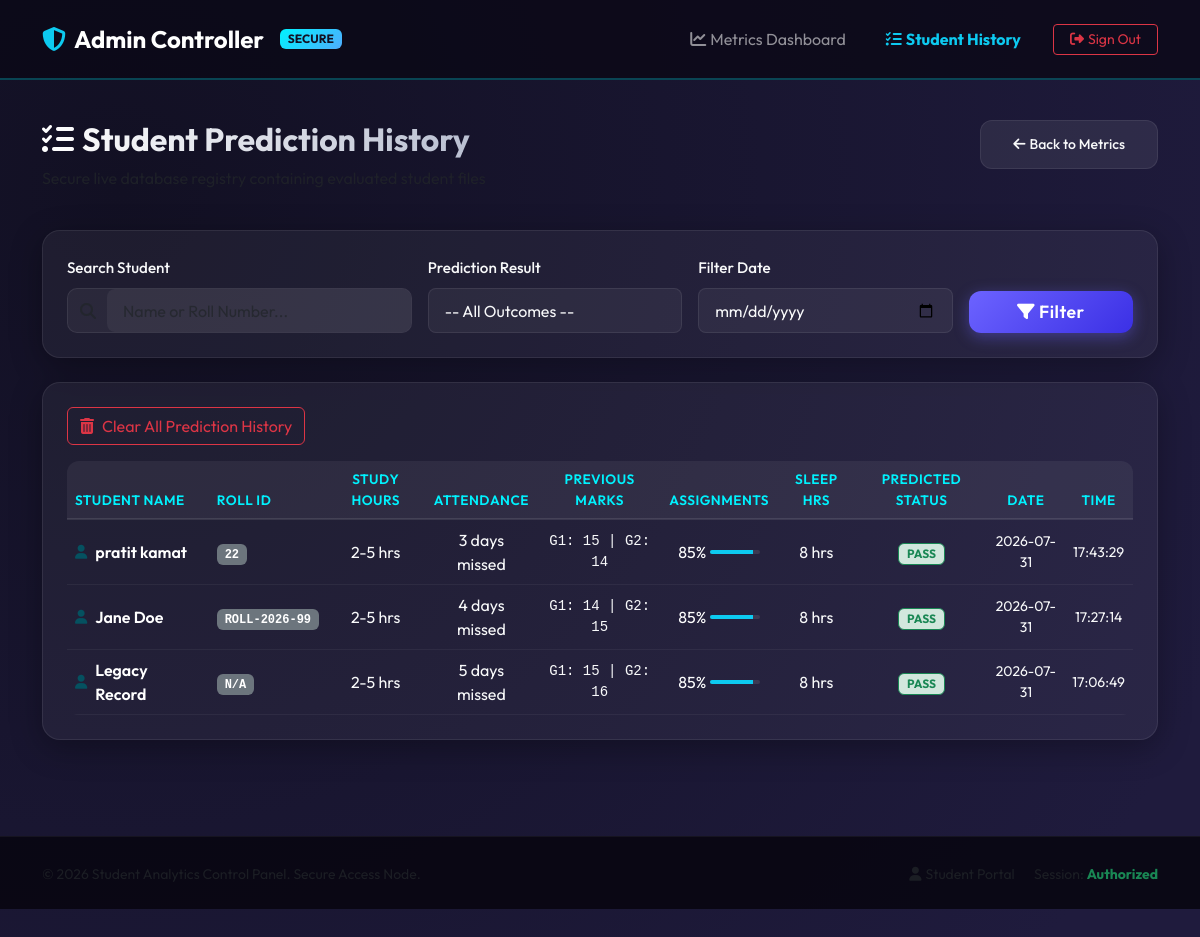
/admin/history (signed in), run on an earlier commit of the app's database.
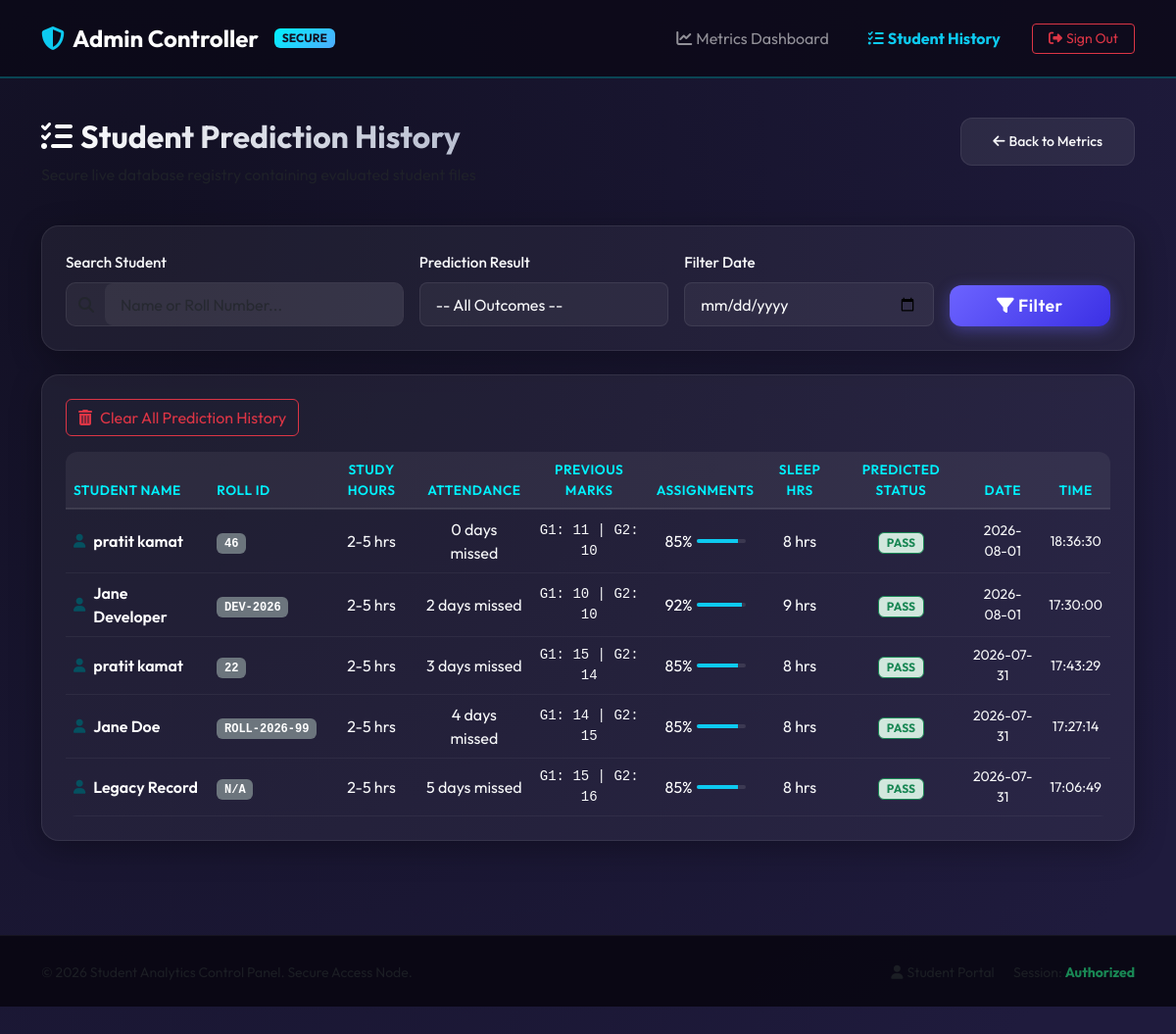
And on a later commit of the database.
### tables this page shows
CREATE TABLE students (
            id INTEGER PRIMARY KEY AUTOINCREMENT,
            sex INTEGER,
            age INTEGER,
            address INTEGER,
            Medu INTEGER,
            Fedu INTEGER,
            studytime INTEGER,
            failures INTEGER,
            schoolsup INTEGER,
            famsup INTEGER,
            romantic INTEGER,
            goout INTEGER,
            health INTEGER,
            absences INTEGER,
            G1 INTEGER,
            G2 INTEGER,
            prediction TEXT,
            pass_probability REAL,
            created_at TIMESTAMP DEFAULT CURRENT_TIMESTAMP
        , student_name TEXT, roll_number TEXT, predicted_performance TEXT, sleep_hours INTEGER DEFAULT 8, assignments INTEGER DEFAULT 85);

### app.py (the view)
@app.route('/admin/history')
@admin_required
def admin_history():
    search_query = request.args.get('search', '').strip()
    result_filter = request.args.get('result', '').strip()
    date_filter = request.args.get('date', '').strip()
    try:
        conn = sqlite3.connect(DB_PATH)
        conn.row_factory = sqlite3.Row
        cursor = conn.cursor()
        query = "SELECT * FROM students WHERE 1=1"
        params = []
        if search_query:
            query += " AND (student_name LIKE ? OR roll_number LIKE ?)"
            params.append(f"%{search_query}%")
            params.append(f"%{search_query}%")
        if result_filter:
            query += " AND prediction = ?"
            params.append(result_filter)
        if date_filter:
            query += " AND date(created_at, 'localtime') = date(?)"
            params.append(date_filter)
        query += " ORDER BY created_at DESC"
        cursor.execute(query, params)
        records = cursor.fetchall()
        conn.close()
    except Exception as e:
        records = []
        flash(f"SQL querying failed: {e}", "danger")
    return render_template('admin_history.html',
                           records=records,
                           search=search_query,
                           result_filter=result_filter,
                           date_filter=date_filter)

### templates/admin_history.html (shortened to what this page needs)
{% extends "base_admin.html" %}
{% block content %}
<div class="row pt-3 mb-4">
    <div class="col-md-8">
        <h2 class="header-accent fw-bold"><i class="fa-solid fa-list-check text-info me-2"></i>Student Prediction History</h2>
        <p class="text-muted">Secure live database registry containing evaluated student files</p>
    </div>
    <div class="col-md-4 text-md-end">
        <a href="{{ url_for('admin_dashboard') }}" class="btn btn-secondary-custom btn-sm">
            <i class="fa-solid fa-arrow-left me-1"></i>Back to Metrics
        </a>
    </div>
</div>
<div class="row mb-4">
    <div class="col-12">
        <div class="glass-panel p-4">
            <form method="GET" action="{{ url_for('admin_history') }}" class="row g-3 items-center">
                <div class="col-md-4">
                    <label for="search" class="form-label">Search Student</label>
                    <div class="input-group search-input-group">
                        <span class="input-group-text bg-transparent border-0 text-muted"><i class="fa-solid fa-magnifying-glass"></i></span>
                        <input type="text" class="form-control text-light" id="search" name="search" placeholder="Name or Roll Number..." value="{{ search }}">
                    </div>
                </div>
                <div class="col-md-3">
                    <label for="result" class="form-label">Prediction Result</label>
                    <select class="form-select text-light" id="result" name="result">
                        <option value="">-- All Outcomes --</option>
                    </select>
                </div>
                <div class="col-md-3">
                    <label for="date" class="form-label">Filter Date</label>
                    <input type="date" class="form-control text-light" id="date" name="date" value="{{ date_filter }}">
                </div>
                <div class="col-md-2 d-flex align-items-end gap-2">
                    <button type="submit" class="btn btn-predict w-100 py-2">
                        <i class="fa-solid fa-filter me-1"></i>Filter
                    </button>
                </div>
            </form>
        </div>
    </div>
</div>
<div class="row">
    <div class="col-12">
        <div class="glass-panel p-4 mb-5">
            {% if records %}
                <form action="{{ url_for('admin_clear_history') }}" method="POST" onsubmit="return confirm('WARNING: This will permanently delete all prediction records. Proceed?');" class="mb-3">
                    <button type="submit" class="btn btn-outline-danger"><i class="fa-solid fa-trash-can me-2"></i>Clear All Prediction History</button>
                </form>
            {% endif %}
            {% if not records %}
                <div class="text-center py-5">
                    <i class="fa-solid fa-triangle-exclamation fa-3x text-warning mb-3"></i>
                    <h4 class="text-white">No Matching Records Found</h4>
                    <p class="text-muted">Ensure input queries are matching existing database files.</p>
                    <a href="{{ url_for('admin_history') }}" class="btn btn-secondary-custom btn-sm mt-2">
                        <i class="fa-solid fa-refresh me-1"></i>Reset Workspace Queries
                    </a>
                </div>
            {% else %}
                <div class="table-responsive">
                    <table class="table table-dark table-hover align-middle mb-0" style="background: transparent;">
                        <thead>
                            <tr class="border-bottom border-secondary text-info">
                                <th scope="col" style="min-width: 140px;">Student Name</th>
                                <th scope="col">Roll ID</th>
                                <th scope="col" class="text-center">Study Hours</th>
                                <th scope="col" class="text-center">Attendance</th>
                                <th scope="col" class="text-center">Previous Marks</th>
                                <th scope="col" class="text-center">Assignments</th>
                                <th scope="col" class="text-center">Sleep Hrs</th>
                                <th scope="col" class="text-center">Predicted Status</th>
                                <th scope="col" class="text-center">Date</th>
                                <th scope="col" class="text-center">Time</th>
                            </tr>
                        </thead>
                        <tbody>
                            {% for row in records %}
                                <tr class="border-bottom border-secondary">
                                    <td>
                                        <div class="d-flex align-items-center">
                                            <i class="fa-solid fa-user me-2 text-info-emphasis small"></i>
                                            <span class="fw-semibold text-white">{{ row.student_name if row.student_name else 'Legacy Record' }}</span>
                                        </div>
                                    </td>
                                    <td>
                                        <span class="badge bg-secondary font-monospace">{{ row.roll_number if row.roll_number else 'N/A' }}</span>
                                    </td>
                                    <td class="text-center text-light-50">
                                        {% if row.studytime == 1 %}&lt; 2 hrs
                                        {% elif row.studytime == 2 %}2-5 hrs
                                        {% elif row.studytime == 3 %}5-10 hrs
                                        {% elif row.studytime == 4 %}&gt; 10 hrs
                                        {% else %}Code {{ row.studytime }}
                                        {% endif %}
                                    </td>
                                    <td class="text-center text-light-50">
                                        {{ row.absences }} days missed
                                    </td>
                                    <td class="text-center font-monospace small">
                                        G1: {{ row.G1 }} | G2: {{ row.G2 }}
                                    </td>
                                    <td class="text-center">
                                        <div class="d-flex align-items-center justify-content-center gap-1">
                                            <span class="text-white">{{ row.assignments }}%</span>
                                            <div class="progress w-50" style="height: 4px; background: rgba(255,255,255,0.1);">
                                                <div class="progress-bar bg-info" style="width: {{ row.assignments }}%;"></div>
                                            </div>
                                        </div>
                                    </td>
                                    <td class="text-center text-white-50">
                                        {{ row.sleep_hours }} hrs
                                    </td>
                                    <td class="text-center">
                                        {% if row.prediction == 'PASS' %}
                                            <span class="badge bg-success-subtle text-success border border-success px-2.5 py-1 text-uppercase">PASS</span>
                                        {% else %}
                                            <span class="badge bg-danger-subtle text-danger border border-danger px-2 py-1 text-uppercase">FAIL/RISK</span>
                                        {% endif %}
                                    </td>
                                    <td class="text-center text-light-50 small">
                                        {{ row.created_at[:10] }}
                                    </td>
                                    <td class="text-center text-light-50 small">
                                        {{ row.created_at[11:19] }}
                                    </td>
                                </tr>
                            {% endfor %}
                        </tbody>
                    </table>
                </div>
            {% endif %}
        </div>
    </div>
</div>
{% endblock %}

### templates/base_admin.html (shortened to what this page needs)
<!DOCTYPE html>
<html lang="en">
<head>
    <link href="https://cdn.jsdelivr.net/npm/bootstrap@5.3.0/dist/css/bootstrap.min.css" rel="stylesheet">
    <link rel="stylesheet" href="https://cdnjs.cloudflare.com/ajax/libs/font-awesome/6.4.0/css/all.min.css">
    <link rel="stylesheet" href="{{ url_for('static', filename='css/style.css') }}">
</head>
<body class="d-flex flex-column min-vh-100">
    <nav class="navbar navbar-expand-lg navbar-dark pb-3 pt-3 mb-4 admin-navbar" style="background: rgba(10, 8, 22, 0.8) !important; border-bottom: 2px solid #00F2FE;">
        <div class="container">
            <a class="navbar-brand fw-bold fs-4 d-flex align-items-center gap-2" href="{{ url_for('admin_dashboard') }}">
                <i class="fa-solid fa-shield-halved text-info"></i>
                <span class="text-white">Admin Controller</span>
                <span class="badge admin-badge ms-2" style="font-size: 0.75rem; vertical-align: middle;">SECURE</span>
            </a>
            <div class="collapse navbar-collapse" id="adminNavbarNav">
                <ul class="navbar-expand navbar-nav ms-auto gap-2 align-items-center">
                    {% if session.get('admin_logged_in') %}
                        <li class="nav-item">
                            <a class="nav-link px-3 {% if request.path == '/admin' %}active fw-bold text-info{% endif %}" href="{{ url_for('admin_dashboard') }}">
                                <i class="fa-solid fa-chart-line me-1"></i>Metrics Dashboard
                            </a>
                        </li>
                        <li class="nav-item">
                            <a class="nav-link px-3 {% if request.path == '/admin/history' %}active fw-bold text-info{% endif %}" href="{{ url_for('admin_history') }}">
                                <i class="fa-solid fa-list-check me-1"></i>Student History
                            </a>
                        </li>
                        <li class="nav-item ms-lg-2">
                            <a class="btn btn-outline-danger btn-sm px-3" href="{{ url_for('admin_logout') }}">
                                <i class="fa-solid fa-right-from-bracket me-1"></i>Sign Out
                            </a>
                        </li>
                    {% else %}
                        <li class="nav-item">
                            <a class="nav-link px-3 active fw-bold text-info" href="{{ url_for('admin_login') }}">
                                <i class="fa-solid fa-key me-1"></i>Login
                            </a>
                        </li>
                    {% endif %}
                </ul>
            </div>
        </div>
    </nav>
    <div class="container animated-fade-in flex-grow-1">
        {% block content %}{% endblock %}
    </div>
    <footer class="py-4 mt-5" style="background: rgba(8, 6, 17, 0.9); border-top: 1px solid rgba(255, 255, 255, 0.05); width: 100%;">
        <div class="container">
            <div class="row align-items-center">
                <div class="col-md-6 text-center text-md-start mb-3 mb-md-0">
                    <span class="text-muted small">&copy; 2026 Student Analytics Control Panel. Secure Access Node.</span>
                </div>
                <div class="col-md-6 text-center text-md-end">
                    <a href="{{ url_for('index') }}" class="text-muted text-decoration-none me-3 small"><i class="fa-solid fa-user me-1"></i>Student Portal</a>
                    <span class="text-muted small">Session: <strong class="text-success">Authorized</strong></span>
                </div>
            </div>
        </div>
    </footer>
</body>
</html>

What changed in the data, as far as the page shows it:
added students: student_name "pratit kamat", roll_number "46", studytime "2-5 hrs", absences "0", G1 "11", G2 "10", assignments "85", sleep_hours "8", prediction "PASS", created_at "2026-08-01", created_at "18:36:30"
added students: student_name "Jane Developer", roll_number "DEV-2026", studytime "2-5 hrs", absences "2", G1 "10", G2 "10", assignments "92", sleep_hours "9", prediction "PASS", created_at "2026-08-01", created_at "17:30:00"
